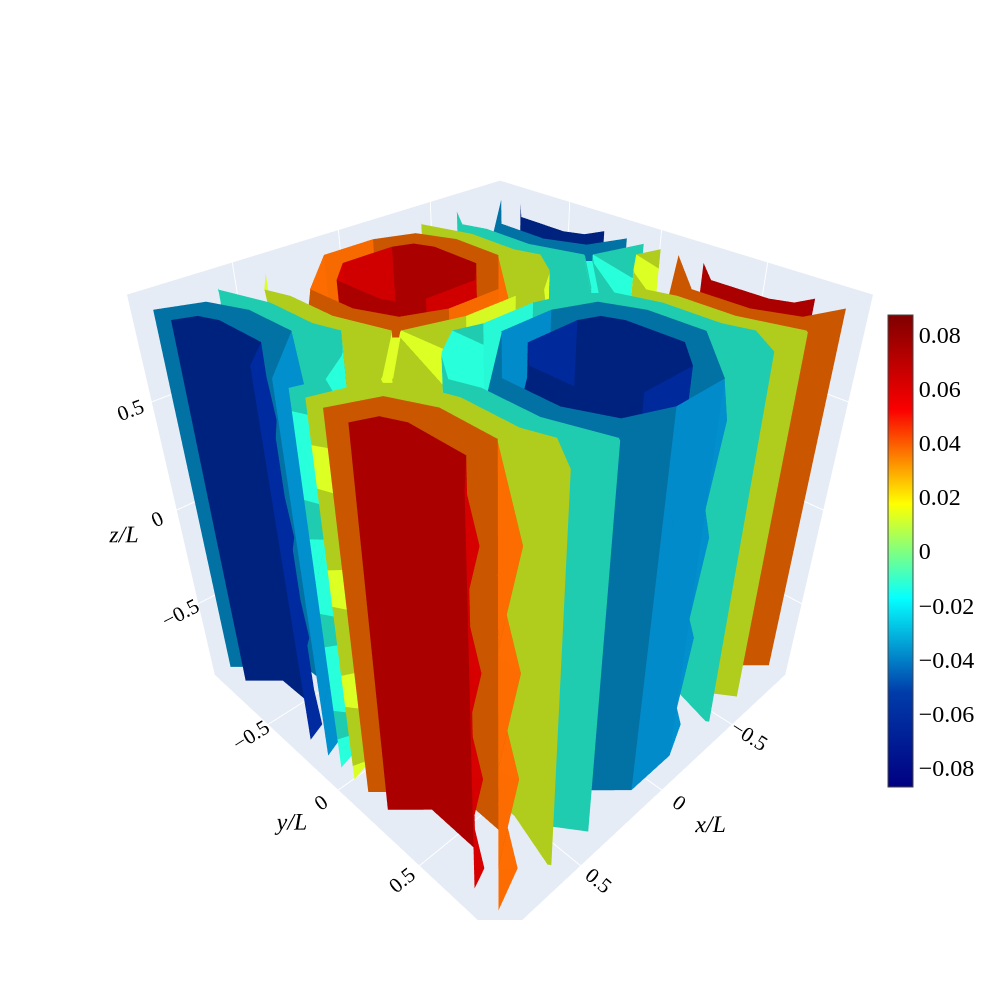

The cell this chart's notebook holds for it:
### Code cell
fig = go.Figure(data=go.Isosurface(
    x=(X0/Lx).flatten(),         
    y=(Y0/Ly).flatten(),
    z=(Z0/Lz).flatten(),
    value=(Psi_qlbm1[t+1:,:,:]/U).flatten(),      
    isomin=(Psi_qlbm1[t+1:,:,:]/U).min(),         
    isomax=(Psi_qlbm1[t+1:,:,:]/U).max(),         
    surface_count=8,        
    colorscale="jet",  
    opacity=1.0,            
    caps=dict(x_show=False, y_show=False, z_show=False)  
))
fig.update_layout(
    width=1000,
    height=1000,
    dragmode="zoom",
    autosize=True,
    font=dict(family="Times New Roman", size=16, color="black"),
    scene=dict(  
        xaxis=dict(title="x/L",title_font=dict(family="Times New Roman", style='italic', size=24)),
        yaxis=dict(title="y/L", title_font=dict(family="Times New Roman", style='italic',size=24)),
        zaxis=dict(title="z/L", title_font=dict(family="Times New Roman", style='italic',size=24)),
    ),

)
fig.update_traces(colorbar=dict(
                tickfont=dict(family="Times New Roman", size=24),    
                x = 0.95,
                y=0.45,           
                xanchor="left",  
                yanchor="middle",
                len=0.6,         
                thickness=25,  
                lenmode="fraction",  
                ))

fig.show()
#fig.write_image("plot_u_quantum.png",scale=2)

### Figure 1 — Plotly figure (JSON) as saved in the notebook; plotly's stock layout.template omitted (floating-point values rounded to 4 significant figures; data arrays with more than 128 entries replaced by an {"elided": "..."} marker saying what was removed)
{"data": [{"caps": {"x": {"show": false}, "y": {"show": false}, "z": {"show": false}}, "colorbar": {"len": 0.6, "lenmode": "fraction", "thickness": 25, "tickfont": {"family": "Times New Roman", "size": 24}, "x": 0.95, "xanchor": "left", "y": 0.45, "yanchor": "middle"}, "colorscale": [[0, "rgb(0,0,131)"], [0.2, "rgb(0,60,170)"], [0.4, "rgb(5,255,255)"], [0.6, "rgb(255,255,0)"], [0.8, "rgb(250,0,0)"], [1, "rgb(128,0,0)"]], "isomax": 0.08723, "isomin": -0.08723, "opacity": 1, "surface": {"count": 8}, "type": "isosurface", "value": {"elided": "512 float values"}, "x": {"elided": "512 float values"}, "y": {"elided": "512 float values"}, "z": {"elided": "512 float values"}}], "layout": {"autosize": true, "dragmode": "zoom", "font": {"color": "black", "family": "Times New Roman", "size": 16}, "height": 1000, "scene": {"xaxis": {"title": {"font": {"family": "Times New Roman", "size": 24, "style": "italic"}, "text": "x/L"}}, "yaxis": {"title": {"font": {"family": "Times New Roman", "size": 24, "style": "italic"}, "text": "y/L"}}, "zaxis": {"title": {"font": {"family": "Times New Roman", "size": 24, "style": "italic"}, "text": "z/L"}}}, "width": 1000}}
